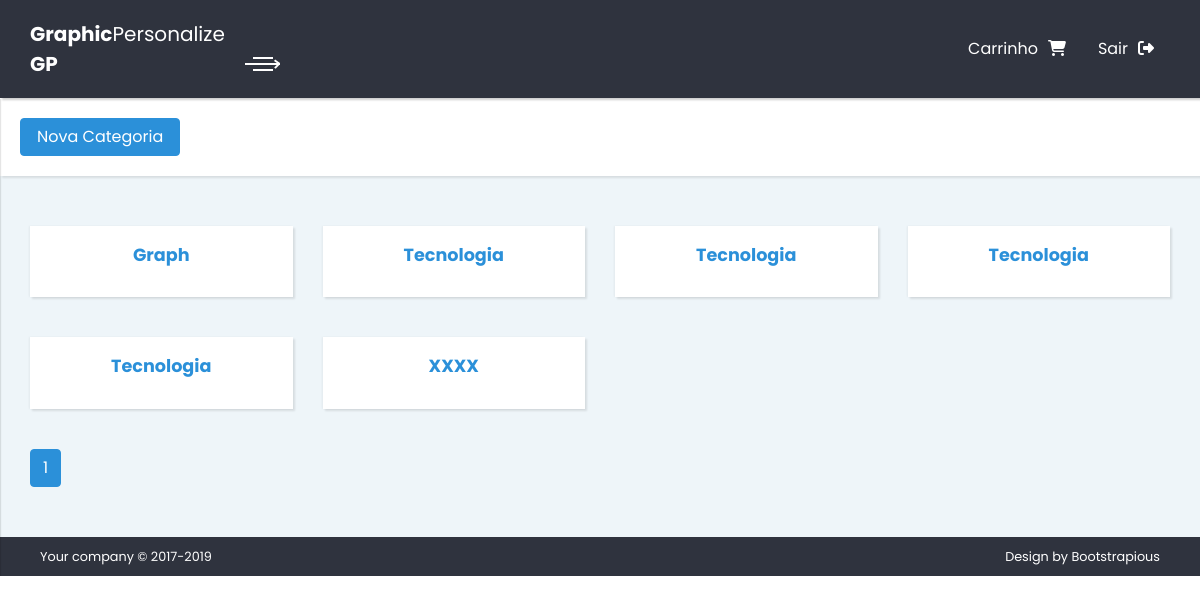
The page /categorias/lista-categoria/ on the database as committed earlier.
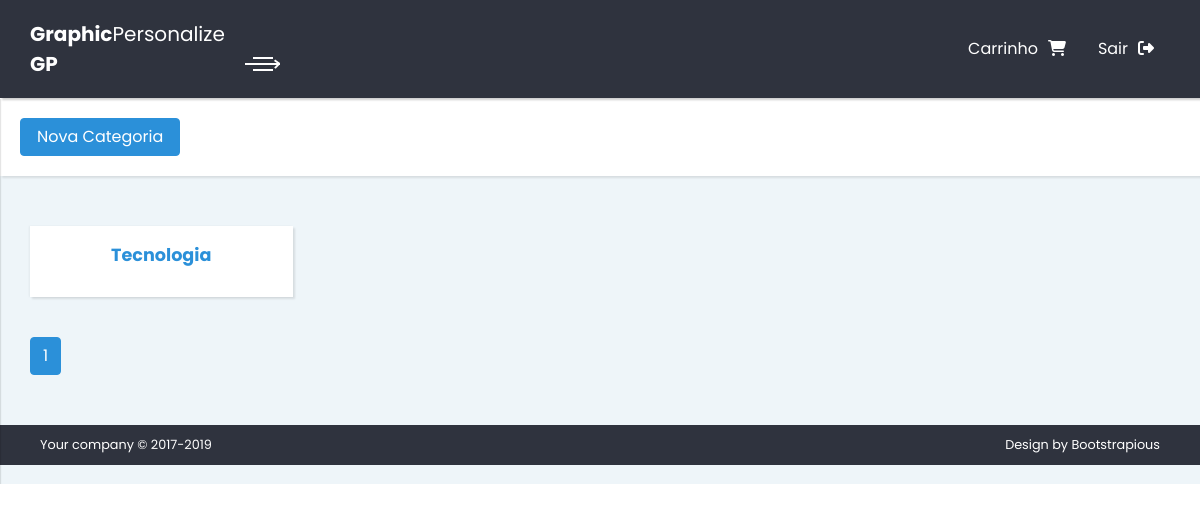
The same page on the database as committed later.
### categories/models.py (models this page shows)
class Category(models.Model):
    name = models.CharField('Nome', max_length=30)
    description = models.TextField('Descrição')
    class Meta:
        verbose_name = 'Categoria'
        verbose_name_plural = 'Categorias'
        ordering = ['name']
    def __str__(self):
        return self.name

### categories/views.py (the view)
class ListCategoryView(ListView):
    model = Category
    context_object_name = 'categories'
    template_name = 'list_category.html'
    paginate_by = 12

### categories/templates/list_category.html (shortened to what this page needs)
{% extends "base_dashboard.html" %}
{% block content %}
<div class="page-header">
  <div class="row">
    <div class="col-lg-4">
      <a href="{% url 'categories:new_category' %}" class="btn btn-primary">Nova Categoria</a>
    </div>
  </div>
</div>
<section class="client">
  <div class="container-fluid">
    <div class="row">
      {% for category in categories %}
        <div class="col-lg-3">
          <div class="client card">
            <a href="{% url 'categories:detail_category' category.pk %}">
              <div class="card-body text-center">
                <h4 class="card-title blue-text">{{category}}</h4>
              </div>
            </a>
          </div>
        </div>
      {% endfor %}
      <div class="col-lg-12">
        <ul class="pagination">
          {% for page in paginator.page_range %}
            <li class="page-item {% if page == page_obj.number %} active {% endif %}"><a class="page-link" href="?page={{page}}">{{page}}</a></li>
          {% endfor %}
        </ul>
      </div>
    </div>
  </div>
</section>
{% endblock  %}

Rows that differ between the two databases and show on the page:
removed Category: name "Graph"
removed Category: name "Tecnologia"
removed Category: name "Tecnologia"
removed Category: name "Tecnologia"
removed Category: name "XXXX"
